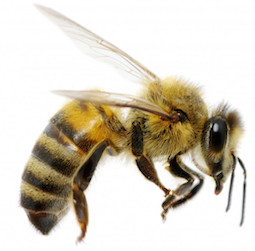
#> input picture test_code/imgs/imagenet/bee.jpg, 255 x 251 px
$ python add_backgound.py ../../test_code/imgs/imagenet ../../test_code/imgs/imagenet out
#> lines starting #> are read from the running program, lines starting #| are printed output that depends on the picture
import os
from glob import glob
import argparse
import random
from copy import deepcopy
import numpy as np
import cv2


def crop_img(img):
    h, w, _ = img.shape
    if h == w:
        crop_img = deepcopy(img)
    elif h > w:
        start_h = random.randint(0, h-w)
        crop_img = img[start_h:start_h+w, :, :]
    else:
        start_w = random.randint(0, w-h)
        crop_img = img[:, start_w:start_w+h, :]
    return crop_img


def main():
    parser = argparse.ArgumentParser()
    parser.add_argument('hand_img_dir', type=str,
                        help='Path to the directory of input hand images.')
    parser.add_argument('background_img_dir', type=str,
                        help="Path to the directory of input background images.")
    parser.add_argument('outdir', type=str,
                        help='Path to the output directory.')
    args = parser.parse_args()

    hand_img_paths = glob(os.path.join(args.hand_img_dir, '*'))
    background_img_paths = glob(os.path.join(args.background_img_dir, '*'))
    background_imgs = [crop_img(cv2.imread(p)) for p in background_img_paths]
#> in crop_img, `h, w, _ = img.shape`: h = 251; w = 255
#> in crop_img, `start_w = random.randint(0, w-h)`: start_w = 3
#> in crop_img, `crop_img = img[:, start_w:start_w+h, :]`:
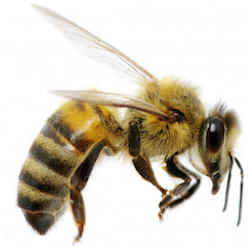
#> crop_img: shape (251, 251, 3); mean B, G, R 193.4, 206.7, 213.5
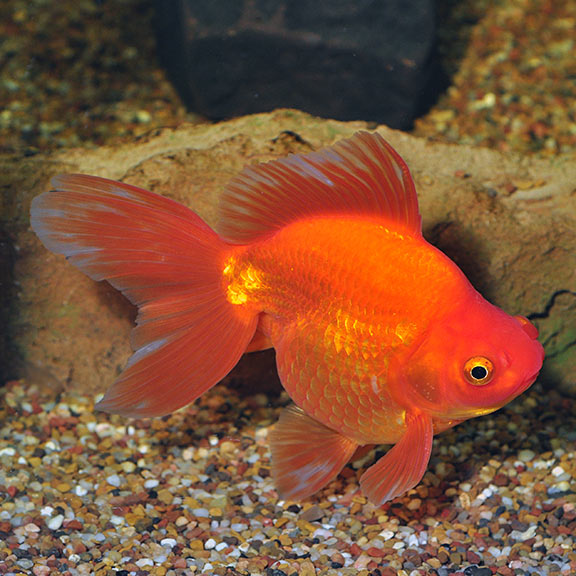
#> input picture test_code/imgs/imagenet/goldfish.jpg, 576 x 576 px
#> in crop_img, crop_img is the input picture: shape (576, 576, 3); mean B, G, R 55.6, 82.5, 128.8
#> background_imgs = 2 items

    for hand_img_path in hand_img_paths:
        hand_img = cv2.imread(hand_img_path)
#> hand_img is the input picture: shape (251, 255, 3); mean B, G, R 194.4, 207.4, 214.2
        background_img = \
            background_imgs[random.randint(0, len(background_imgs)-1)]

        # merged_img = \
        #     np.where(np.all(hand_img==0, axis=-1), hand_img, background_img)
        hand_img_chs = [img_ch for img_ch in np.transpose(hand_img, (2, 0, 1))]
#> hand_img_chs = 3 items
        background_img_chs = \
            [img_ch for img_ch in np.transpose(background_img, (2, 0, 1))]
#> background_img_chs = 3 items
        merged_img_chs = []
        for ch in range(3):
            merged_img_ch = \
                np.expand_dims(np.where(np.all(hand_img == 0, axis=-1),
                         background_img_chs[ch], hand_img_chs[ch]), axis=2)
            merged_img_chs.append(merged_img_ch)
#> after the loop, merged_img_chs = []
        merged_img = np.concatenate(merged_img_chs, axis=2)
        merged_img = cv2.medianBlur(merged_img, 3)
        output_path = os.path.join(args.outdir, os.path.basename(hand_img_path))
        cv2.imwrite(output_path, merged_img)


if __name__ == '__main__':
#> (the run stopped early here; a loop or call above may not have finished)
